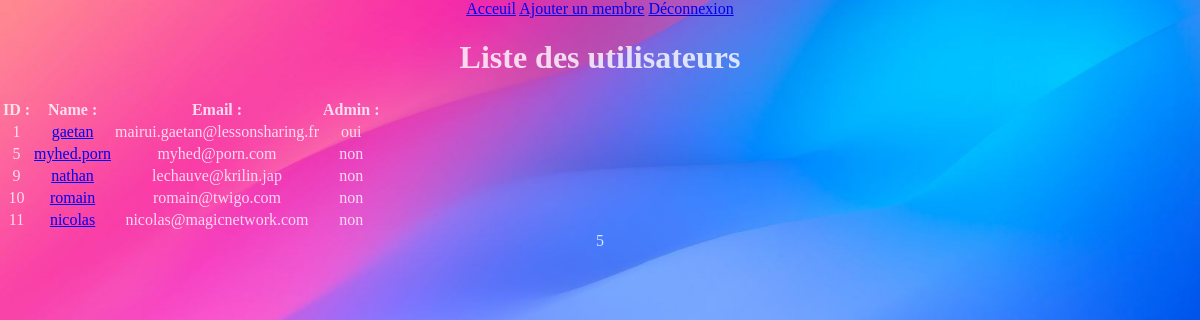
Before: /members.php (signed in) with the older database file.
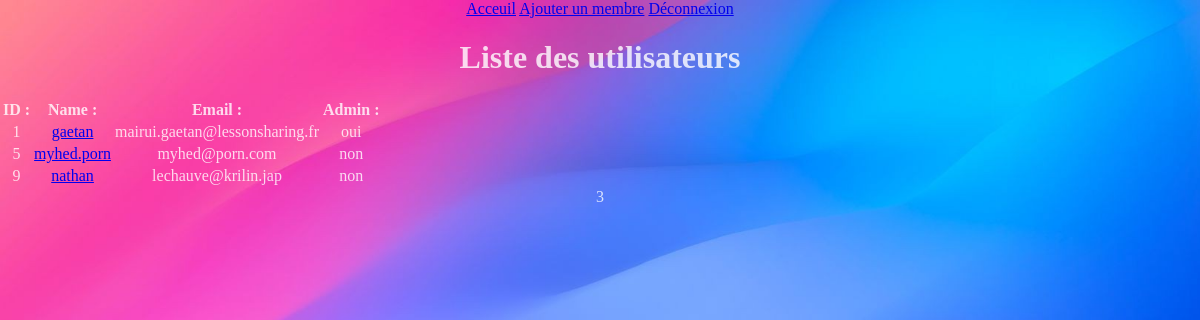
After: the same page with the newer database file.
### tables this page shows
CREATE TABLE IF NOT EXISTS `users` (
  `id` int(11) NOT NULL AUTO_INCREMENT,
  `username` varchar(100) NOT NULL,
  `email` varchar(100) NOT NULL,
  `password` varchar(100) NOT NULL,
  `admin` varchar(3) NOT NULL,
  PRIMARY KEY (`id`),
  UNIQUE KEY `email` (`email`)
);

### configPDO.php (called while the page is built, shortened)
<?php
  $host = 'localhost';
  $dbname = 'projetphp';
  $username = 'root';
  $password = '';
  $dsn = "mysql:host=$host;dbname=$dbname";
  $sql = "SELECT * FROM users";
  try{
    $pdo = new PDO($dsn, $username, $password);
    $stmt = $pdo->query($sql);
  }catch (PDOException $e){
    echo $e->getMessage();
  }
?>

### members.php (the view, shortened to what this page needs)
<!DOCTYPE html>
<html>
    <head>
    </head>
    <body>
    <?php
    require('configPDO.php');
    $admin = $_SESSION['admin'];
    if($admin=="oui"){
    ?>
        <a href="index.php">Acceuil</a>
        <a href="register.php">Ajouter un membre</a>
        <a href="logout.php">Déconnexion</a>
        <h1>Liste des utilisateurs</h1>
        <table>
            <thead>
                <tr>
                    <th>ID :</th>
                    <th>Name :</th>
                    <th>Email :</th>
                    <th>Admin :</th>
                </tr>
            </thead>
            <tbody>
                <?php $number_user = 0;
                while($row = $stmt->fetch(PDO::FETCH_ASSOC)) {
                ?>
                <tr>
                    <td><?php echo htmlspecialchars($row['id']); ?></td>
                    <td><a href="editMembers.php?id=<?php echo htmlspecialchars($row['id']); ?>"><?php echo htmlspecialchars($row['username']); ?></a></td>
                    <td><?php echo htmlspecialchars($row['email']); ?></td>
                    <td><?php echo htmlspecialchars($row['admin']); ?></td>
                    <?php $number_user = $number_user + 1; ?>
                </tr>
                <?php } ?>
            </tbody>
        </table>
        <?php
        echo $number_user;
        } ?>
    </body>
</html>

### members.php (style rules this page uses)
html { width: 100%; height: 100%; text-align: center; }
body { background-image: url(fond.jpg); background-repeat: no-repeat; background-size: cover; color: rgba(255, 255, 255, 0.8); margin: 0; padding: 0; }

Changed rows visible on the page:
removed users: id "10", username "romain", email "romain@twigo.com", admin "non"
removed users: id "11", username "nicolas", email "nicolas@magicnetwork.com", admin "non"
Other visible differences:
$number_user: "5" → "3"
